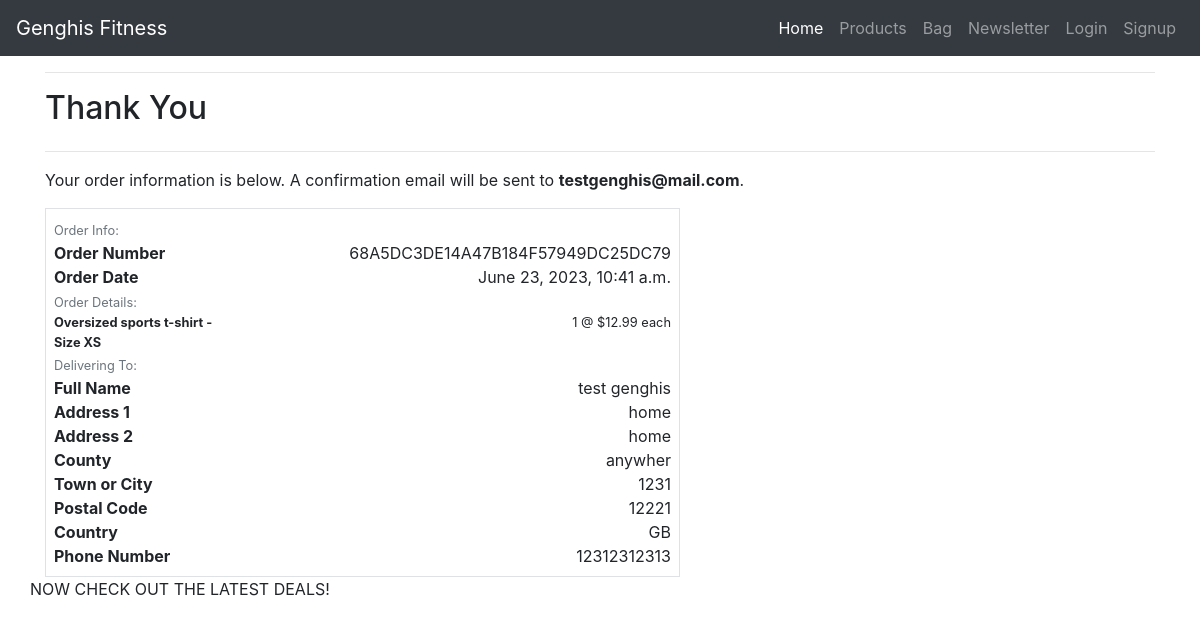
Page /checkout/checkout_success/68A5DC3DE14A47B184F57949DC25DC79 on the committed database.
### checkout/models.py (models this page shows, shortened)
class Order(models.Model):
    order_number = models.CharField(max_length=32, null=False, editable=False)
    full_name = models.CharField(max_length=50, null=False, blank=False)
    email = models.EmailField(max_length=254, null=False, blank=False)
    phone_number = models.CharField(max_length=20, null=False, blank=False)
    country = models.CharField(max_length=40, null=False, blank=False)
    postcode = models.CharField(max_length=20, null=True, blank=True)
    town_or_city = models.CharField(max_length=40, null=False, blank=False)
    street_address1 = models.CharField(max_length=80, null=False, blank=False)
    street_address2 = models.CharField(max_length=80, null=True, blank=True)
    county = models.CharField(max_length=80, null=True, blank=True)
    date = models.DateTimeField(auto_now_add=True)
    delivery_cost = models.DecimalField(max_digits=6, decimal_places=2, null=False, default=0)
    order_total = models.DecimalField(max_digits=10, decimal_places=2, null=False, default=0)
    grand_total = models.DecimalField(max_digits=10, decimal_places=2, null=False, default=0)

class OrderLineItem(models.Model):
    order = models.ForeignKey(Order, null=False, blank=False, on_delete=models.CASCADE, related_name='lineitems')
    product = models.ForeignKey(Product, null=False, blank=False, on_delete=models.CASCADE)
    product_size = models.CharField(max_length=2, null=True, blank=True) # XS, S, M, L, XL
    quantity = models.IntegerField(null=False, blank=False, default=0)
    lineitem_total = models.DecimalField(max_digits=6, decimal_places=2, null=False, blank=False, editable=False)

### products/models.py (models this page shows)
class Product(models.Model):
    name = models.CharField(max_length=100)
    description = models.TextField()
    price = models.DecimalField(max_digits=10, decimal_places=2)
    image = models.ImageField(upload_to='products/')
    created_at = models.DateTimeField(auto_now_add=True)
    category = models.ForeignKey('Category', on_delete=models.CASCADE, related_name='products')
    has_sizes = models.BooleanField(default=False, null=True, blank=True)

### checkout/views.py (the view)
# urls.py: path('checkout_success/<order_number>', views.checkout_success, name='checkout_success'),
def checkout_success(request, order_number):
    order = get_object_or_404(Order, order_number=order_number)
    messages.success(request, f'Order successfully processed! \
        Your order number is {order_number}. A confirmation \
        email will be sent to {order.email}.')
    if 'bag' in request.session:
        del request.session['bag']
    template = 'checkout/checkout_success.html'
    context = {
        'order': order,
    }
    return render(request, template, context)

### context/bag_processor.py (called while the page is built, shortened)
def bag_contents(request):
    bag_items = []
    total = 0
    product_count = 0
    bag = request.session.get('bag', {})
    context = {
        'bag_items': bag_items,
        'total': total,
        'product_count': product_count,
        'grand_total': total,
    }
    return context

### checkout/templates/checkout/checkout_success.html (shortened to what this page needs)
{% extends "base.html" %}
{% load static %}
{% block extra_css %}
    <link rel="stylesheet" href="{% static 'checkout/css/checkout.css' %}">
{% endblock %}
{% block content %}
    <div class="container">
        <div class="row">
            <div class="col">
                <hr>
                <h2 class="logo-font mb-4">Thank You</h2>
                <hr>
                <p class="text-black">Your order information is below. A confirmation email will be sent to <strong>{{ order.email }}</strong>.</p>
            </div>
        </div>
        <div class="row">
            <div class="col-12 col-lg-7">
                <div class="order-confirmation-wrapper p-2 border">
                    <div class="row">
                        <div class="col">
                            <small class="text-muted">Order Info:</small>
                        </div>
                    </div>
                    <div class="row">
                        <div class="col-12 col-md-4">
                            <p class="mb-0 text-black font-weight-bold">Order Number</p>
                        </div>
                        <div class="col-12 col-md-8 text-md-right">
                            <p class="mb-0">{{ order.order_number }}</p>
                        </div>
                    </div>
                    <div class="row">
                        <div class="col-12 col-md-4">
                            <p class="mb-0 text-black font-weight-bold">Order Date</p>
                        </div>
                        <div class="col-12 col-md-8 text-md-right">
                            <p class="mb-0">{{ order.date }}</p>
                        </div>
                    </div>
                    <div class="row">
                        <div class="col">
                            <small class="text-muted">Order Details:</small>
                        </div>
                    </div>
                    {% for item in order.lineitems.all %}
                    <div class="row">
                        <div class="col-12 col-md-4">
                            <p class="small mb-0 text-black font-weight-bold">
                                {{ item.product.name }}{% if item.product_size %} - Size {{ item.product_size|upper }}{% endif %}
                            </p>
                        </div>
                        <div class="col-12 col-md-8 text-md-right">
                            <p class="small mb-0">{{ item.quantity }} @ ${{ item.product.price }} each</p>
                        </div>
                    </div>
                    {% endfor %}
                    <div class="row">
                        <div class="col">
                            <small class="text-muted">Delivering To:</small>
                        </div>
                    </div>
                    <div class="row">
                        <div class="col-12 col-md-4">
                            <p class="mb-0 text-black font-weight-bold">Full Name</p>
                        </div>
                        <div class="col-12 col-md-8 text-md-right">
                            <p class="mb-0">{{ order.full_name }}</p>
                        </div>
                    </div>
                    <div class="row">
                        <div class="col-12 col-md-4">
                            <p class="mb-0 text-black font-weight-bold">Address 1</p>
                        </div>
                        <div class="col-12 col-md-8 text-md-right">
                            <p class="mb-0">{{ order.street_address1 }}</p>
                        </div>
                    </div>
                    {% if order.street_address2 %}
                    <div class="row">
                        <div class="col-12 col-md-4">
                            <p class="mb-0 text-black font-weight-bold">Address 2</p>
                        </div>
                        <div class="col-12 col-md-8 text-md-right">
                            <p class="mb-0">{{ order.street_address1 }}</p>
                        </div>
                    </div>
                    {% endif %}
                    {% if order.county %}
                    <div class="row">
                        <div class="col-12 col-md-4">
                            <p class="mb-0 text-black font-weight-bold">County</p>
                        </div>
                        <div class="col-12 col-md-8 text-md-right">
                            <p class="mb-0">{{ order.county }}</p>
                        </div>
                    </div>
                    {% endif %}
                    <div class="row">
                        <div class="col-12 col-md-4">
                            <p class="mb-0 text-black font-weight-bold">Town or City</p>
                        </div>
                        <div class="col-12 col-md-8 text-md-right">
                            <p class="mb-0">{{ order.town_or_city }}</p>
                        </div>
                    </div>
                    {% if order.postcode %}
                    <div class="row">
                        <div class="col-12 col-md-4">
                            <p class="mb-0 text-black font-weight-bold">Postal Code</p>
                        </div>
                        <div class="col-12 col-md-8 text-md-right">
                            <p class="mb-0">{{ order.postcode }}</p>
                        </div>
                    </div>
                    {% endif %}
                    <div class="row">
                        <div class="col-12 col-md-4">
                            <p class="mb-0 text-black font-weight-bold">Country</p>
                        </div>
                        <div class="col-12 col-md-8 text-md-right">
                            <p class="mb-0">{{ order.country }}</p>
                        </div>
                    </div>
                    <div class="row">
                        <div class="col-12 col-md-4">
                            <p class="mb-0 text-black font-weight-bold">Phone Number</p>
                        </div>
                        <div class="col-12 col-md-8 text-md-right">
                            <p class="mb-0">{{ order.phone_number }}</p>
                        </div>
                    </div>
                </div>
            </div>
        </div>
        <div class="row">
                        <span class="text-uppercase">Now check out the latest deals!</span>
			</div>
		</div>
{% endblock %}

### static/css/base.css (style rules this page uses)
body, html { height: 100%; margin: 0; padding: 0; }

### rows in the picture
Order: email "testgenghis@mail.com", order_number "68A5DC3DE14A47B184F57949DC25DC79", date "June 23, 2023, 10:41 a.m.", full_name "test genghis", street_address1 "home", county "anywher", town_or_city "1231", postcode "12221", country "GB", phone_number "12312312313"
OrderLineItem: product.name "Oversized sports t-shirt", product_size "XS", quantity "1", product.price "12.99"
